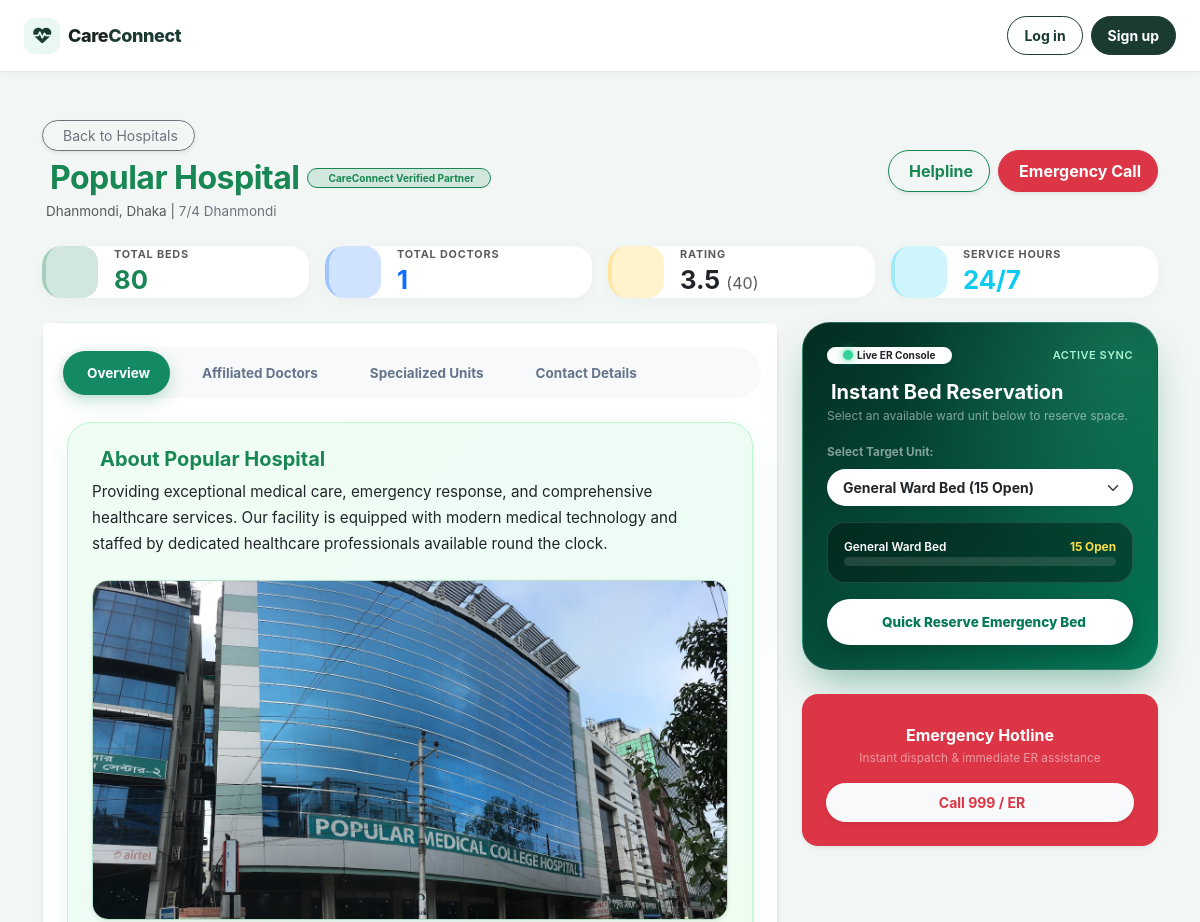
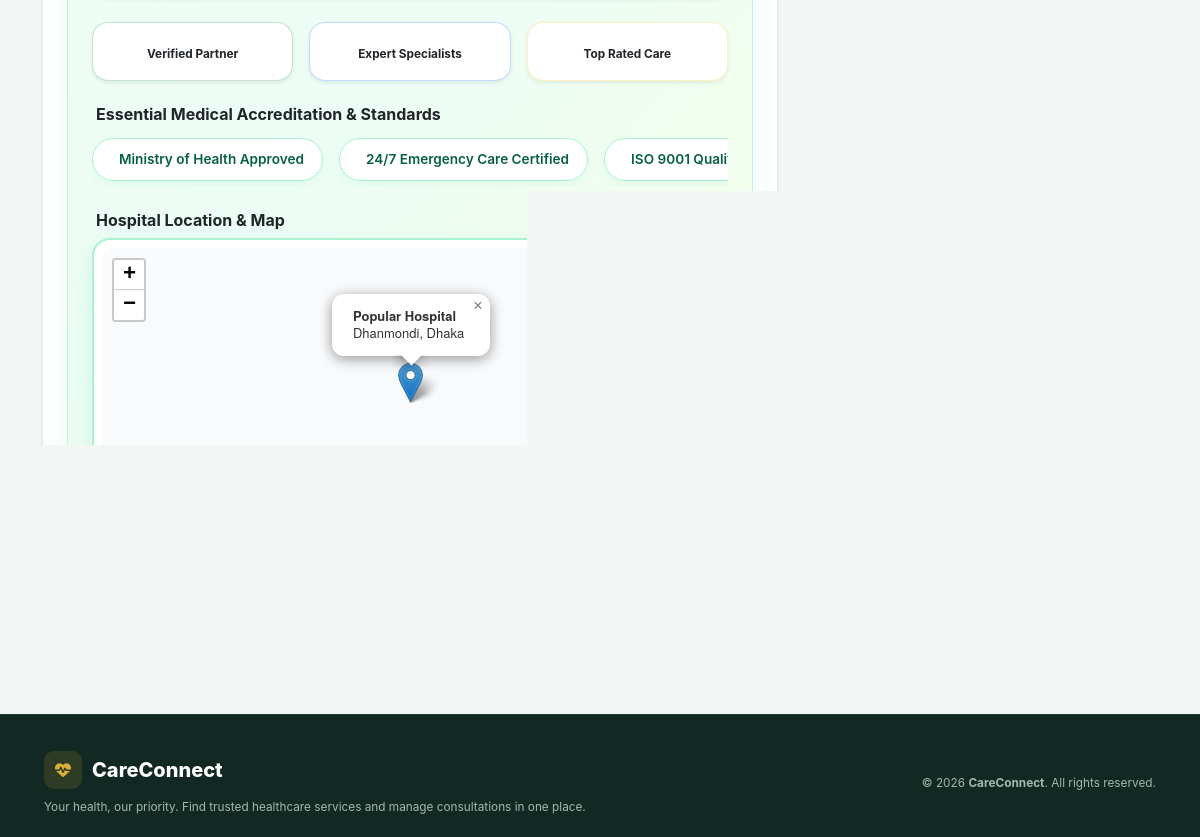
Screenshot of /hospitals/8/ with the database file from the repository (2 pictures, top to bottom).
### hospitals/models.py (models this page shows, shortened)
class Hospital(models.Model):
    name = models.CharField(max_length=200)
    address = models.CharField(max_length=300)
    location = models.CharField(max_length=150, default="Dhanmondi, Dhaka")
    image = models.ImageField(upload_to='hospitals/', blank=True, null=True)
    rating = models.DecimalField(max_digits=3, decimal_places=1, default=4.5)
    reviews_count = models.IntegerField(default=120)
    total_beds = models.IntegerField(default=300)
    total_doctors = models.IntegerField(default=24)
    distance = models.CharField(max_length=50, default="1.2 km away")
    latitude = models.FloatField(default=23.7461, null=True, blank=True)
    longitude = models.FloatField(default=90.3742, null=True, blank=True)
    helpline = models.CharField(max_length=50, default="09612-345678")
    emergency_contact = models.CharField(max_length=50, default="01713-456789")
    email = models.EmailField(default="info@labaidgroup.com")
    website = models.URLField(default="https://www.labaidgroup.com")
    description = models.TextField(blank=True)
    has_icu = models.BooleanField(default=True)
    has_ccu = models.BooleanField(default=True)
    has_nicu = models.BooleanField(default=True)
    has_emergency = models.BooleanField(default=True)
    has_ambulance = models.BooleanField(default=True)
    has_pharmacy = models.BooleanField(default=True)

### hospitals/views.py (the view)
# urls.py: path('<int:pk>/', views.hospital_detail_view, name='hospital_detail'),
def hospital_detail_view(request, pk):
    hospital = get_object_or_404(Hospital, pk=pk)
    if hasattr(hospital, 'doctors'):
        doctors = hospital.doctors.all()
    else:
        doctors = hospital.doctor_set.all()
    context = {
        'hospital': hospital,
        'doctors': doctors,
    }
    return render(request, 'hospitals/hospital_detail.html', context)

### hospitals/templates/hospitals/hospital_detail.html (shortened to what this page needs)
{% extends 'base.html' %}
{% block content %}
<link rel="stylesheet" href="https://unpkg.com/leaflet@1.9.4/dist/leaflet.css" />
<div class="container py-4 animate-fade-in">
    <div class="d-flex justify-content-between align-items-center mb-4 flex-wrap gap-2">
        <div>
            <a href="{% url 'hospital_list' %}" class="btn btn-outline-secondary btn-sm mb-2 rounded-pill px-3 shadow-sm">
                 Back to Hospitals
            </a>
            <div class="d-flex align-items-center gap-2 flex-wrap">
                <h2 class="fw-bold text-success mb-0" style="letter-spacing: -0.5px;">{{ hospital.name }}</h2>
                <span class="badge bg-success-subtle text-success border border-success rounded-pill px-3 py-1">
                     CareConnect Verified Partner
                </span>
            </div>
            <p class="text-muted mb-0 mt-1">
                 {{ hospital.location }}
                {% if hospital.address %}| <span class="text-secondary">{{ hospital.address }}</span>{% endif %}
            </p>
        </div>
        <div class="d-flex gap-2">
            {% if hospital.helpline %}
            <a href="tel:{{ hospital.helpline }}" class="btn btn-outline-success shadow-sm rounded-pill px-3 py-2 fw-bold">
                 Helpline
            </a>
            {% endif %}
            {% if hospital.emergency_contact %}
            <a href="tel:{{ hospital.emergency_contact }}" class="btn btn-danger shadow-sm rounded-pill px-3 py-2 fw-bold">
                 Emergency Call
            </a>
            {% endif %}
        </div>
    </div>
    <div class="row g-3 mb-4 metric-card-wrapper">
        <div class="col-md-3 col-6">
            <div class="card p-3.5 border-0 border-start border-success border-4 metric-card-modern border-success-subtle h-100">
                <div class="d-flex align-items-center">
                    <div class="flex-shrink-0 icon-box bg-success-subtle text-success fs-3 me-3">
                    </div>
                    <div>
                        <h6 class="text-muted mb-1 text-uppercase fw-bold" style="font-size: 0.68rem; letter-spacing: 0.8px;">Total Beds</h6>
                        <h3 class="fw-bold mb-0 text-success counter-val" style="font-size: 1.6rem;">{{ hospital.total_beds|default:"300" }}</h3>
                    </div>
                </div>
            </div>
        </div>
        <div class="col-md-3 col-6">
            <div class="card p-3.5 border-0 border-start border-primary border-4 metric-card-modern border-primary-subtle h-100">
                <div class="d-flex align-items-center">
                    <div class="flex-shrink-0 icon-box bg-primary-subtle text-primary fs-3 me-3">
                    </div>
                    <div>
                        <h6 class="text-muted mb-1 text-uppercase fw-bold" style="font-size: 0.68rem; letter-spacing: 0.8px;">Total Doctors</h6>
                        <h3 class="fw-bold mb-0 text-primary counter-val" style="font-size: 1.6rem;">{{ doctors.count|default:hospital.total_doctors|default:"24" }}</h3>
                    </div>
                </div>
            </div>
        </div>
        <div class="col-md-3 col-6">
            <div class="card p-3.5 border-0 border-start border-warning border-4 metric-card-modern border-warning-subtle h-100">
                <div class="d-flex align-items-center">
                    <div class="flex-shrink-0 icon-box bg-warning-subtle text-warning fs-3 me-3">
                    </div>
                    <div>
                        <h6 class="text-muted mb-1 text-uppercase fw-bold" style="font-size: 0.68rem; letter-spacing: 0.8px;">Rating</h6>
                        <h3 class="fw-bold mb-0 text-dark" style="font-size: 1.6rem;">
                            {{ hospital.rating|default:"4.5" }} <span class="fs-6 text-muted fw-normal">({{ hospital.reviews_count|default:"120" }})</span>
                        </h3>
                    </div>
                </div>
            </div>
        </div>
        <div class="col-md-3 col-6">
            <div class="card p-3.5 border-0 border-start border-info border-4 metric-card-modern border-info-subtle h-100">
                <div class="d-flex align-items-center">
                    <div class="flex-shrink-0 icon-box bg-info-subtle text-info fs-3 me-3">
                    </div>
                    <div>
                        <h6 class="text-muted mb-1 text-uppercase fw-bold" style="font-size: 0.68rem; letter-spacing: 0.8px;">Service Hours</h6>
                        <h3 class="fw-bold mb-0 text-info" style="font-size: 1.6rem;">24/7</h3>
                    </div>
                </div>
            </div>
        </div>
    </div>
    <div class="row">
        <div class="col-lg-8 mb-4">
            <div class="card shadow-sm border-0 bg-white rounded-4" style="border: 1px solid #e2ebe7 !important;">
                <div class="card-header bg-white border-bottom-0 pt-4 px-4">
                    <ul class="nav nav-tabs card-header-tabs gap-2 border-0 bg-light p-1 rounded-pill" id="hospitalTab" role="tablist">
                        <li class="nav-item" role="presentation">
                            <button class="nav-link active fw-bold" id="overview-tab" data-bs-toggle="tab" data-bs-target="#overview" type="button" role="tab"> Overview</button>
                        </li>
                        <li class="nav-item" role="presentation">
                            <button class="nav-link fw-bold" id="doctors-tab" data-bs-toggle="tab" data-bs-target="#doctors" type="button" role="tab"> Affiliated Doctors</button>
                        </li>
                        <li class="nav-item" role="presentation">
                            <button class="nav-link fw-bold" id="departments-tab" data-bs-toggle="tab" data-bs-target="#departments" type="button" role="tab"> Specialized Units</button>
                        </li>
                        <li class="nav-item" role="presentation">
                            <button class="nav-link fw-bold" id="contact-tab" data-bs-toggle="tab" data-bs-target="#contact" type="button" role="tab"> Contact Details</button>
                        </li>
                    </ul>
                </div>
                <div class="card-body p-4 tab-content" id="hospitalTabContent">
                    <div class="tab-pane fade show active" id="overview" role="tabpanel">
                        <div class="overview-card-styled p-4 mb-4">
                            <h5 class="fw-bold text-success mb-2">About {{ hospital.name }}</h5>
                            <p class="text-dark leading-relaxed mb-4" style="line-height: 1.7; font-size: 0.95rem;">
                                {{ hospital.description|default:"Providing exceptional medical care, emergency response, and comprehensive healthcare services. Our facility is equipped with modern medical technology and staffed by dedicated healthcare professionals available round the clock." }}
                            </p>
                            <div class="mb-4 text-center" id="hospitalPhotoContainer">
                                {% if hospital.image %}
                                    <img src="{{ hospital.image.url }}" alt="{{ hospital.name }}" class="img-fluid rounded-4 shadow-sm border border-success border-opacity-25" style="max-height: 340px; width: 100%; object-fit: cover;" onerror="this.onerror=null; document.getElementById('hospitalPhotoContainer').innerHTML='<div class=\'hospital-fallback-banner p-4 text-center\'><i class=\'bi bi-hospital display-4 mb-2\'></i><h5 class=\'fw-bold mb-1\'>{{ hospital.name|escapejs }}</h5><span class=\'small text-white-50\'>CareConnect Verified Medical Center</span></div>';">
                                {% else %}
                                    <div class="hospital-fallback-banner p-4 text-center">
                                        <i class="bi bi-hospital display-4 mb-2"></i>
                                        <h5 class="fw-bold mb-1">{{ hospital.name }}</h5>
                                        <span class="small text-white-50">CareConnect Verified Medical Center</span>
                                    </div>
                                {% endif %}
                            </div>
                            <div class="row g-3 mb-4">
                                <div class="col-md-4">
                                    <div class="p-3 bg-white rounded-4 border border-success border-opacity-25 shadow-sm text-center">
                                        <span class="small fw-bold text-dark">Verified Partner</span>
                                    </div>
                                </div>
                                <div class="col-md-4">
                                    <div class="p-3 bg-white rounded-4 border border-primary border-opacity-25 shadow-sm text-center">
                                        <span class="small fw-bold text-dark">Expert Specialists</span>
                                    </div>
                                </div>
                                <div class="col-md-4">
                                    <div class="p-3 bg-white rounded-4 border border-warning border-opacity-25 shadow-sm text-center">
                                        <span class="small fw-bold text-dark">Top Rated Care</span>
                                    </div>
                                </div>
                            </div>
                            <h6 class="fw-bold text-dark mb-2"> Essential Medical Accreditation & Standards</h6>
                            <div class="marquee-container mb-4">
                                <div class="marquee-track">
                                    <div class="accreditation-badge"> Ministry of Health Approved</div>
                                    <div class="accreditation-badge"> 24/7 Emergency Care Certified</div>
                                    <div class="accreditation-badge"> ISO 9001 Quality Standard</div>
                                </div>
                            </div>
                            <h6 class="fw-bold text-dark mb-2"> Hospital Location & Map</h6>
                            <div class="map-wrapper-graceful">
                                <div id="detailMap"></div>
                            </div>
                        </div>
                    </div>
                </div>
            </div>
        </div>
        <div class="col-lg-4">
            <div class="occupancy-console p-4 mb-4">
                <div class="d-flex justify-content-between align-items-center mb-3">
                    <span class="badge bg-white text-dark rounded-pill px-3 py-1.5 fw-bold small shadow-sm d-flex align-items-center gap-1.5">
                        <span class="pulse-dot-live me-1"></span> Live ER Console
                    </span>
                    <span class="small fw-semibold" style="font-size: 11px; color: #a7f3d0; letter-spacing: 0.5px;">ACTIVE SYNC</span>
                </div>
                <h5 class="fw-bold mb-1 text-white">Instant Bed Reservation</h5>
                <p class="small text-white-50 mb-3" style="font-size: 12px; line-height: 1.4;">Select an available ward unit below to reserve space.</p>
                <div class="mb-3">
                    <label class="form-label small fw-bold text-white-50 mb-2">Select Target Unit:</label>
                    <select id="unitSelect" class="form-select form-select-sm bg-white text-dark fw-bold rounded-pill border-0 shadow-sm px-3 py-2">
                        <option value="ward" data-count="15" data-original="15">General Ward Bed (15 Open)</option>
                    </select>
                </div>
                <div class="p-3 glass-meter-box mb-3">
                    <div class="d-flex justify-content-between small mb-1.5">
                        <span id="selectedUnitLabel" class="fw-semibold text-white">General Ward Bed</span>
                        <strong class="text-warning fw-bold" id="selectedUnitCount" style="color: #fde047 !important;">15 Open</strong>
                    </div>
                    <div class="custom-progress">
                    </div>
                </div>
                <div class="d-flex flex-column gap-2 mt-2">
                    <button type="button" class="btn-reserve-live w-100" id="simReserveBtn">
                         Quick Reserve Emergency Bed
                    </button>
                </div>
            </div>
            <div class="card border-0 shadow-sm bg-danger text-white p-4 text-center rounded-4">
                <h6 class="fw-bold mb-1">Emergency Hotline</h6>
                <p class="small text-white-50 mb-3">Instant dispatch & immediate ER assistance</p>
                <a href="tel:999" class="btn btn-light text-danger fw-bold btn-sm rounded-pill shadow-sm py-2"> Call 999 / ER</a>
            </div>
        </div>
    </div>
</div>
{% endblock %}

### rows the page displays
Hospital: name "Popular Hospital", location "Dhanmondi, Dhaka", address "7/4 Dhanmondi", total_beds "80", count "1", rating "3.5", reviews_count "40", description "Providing exceptional medical care, emergency response, and comprehensive healthcare services. Our facility is equipped with modern medical technology and staffed by dedicated healthcare professionals available round the clock.", image (picture)
